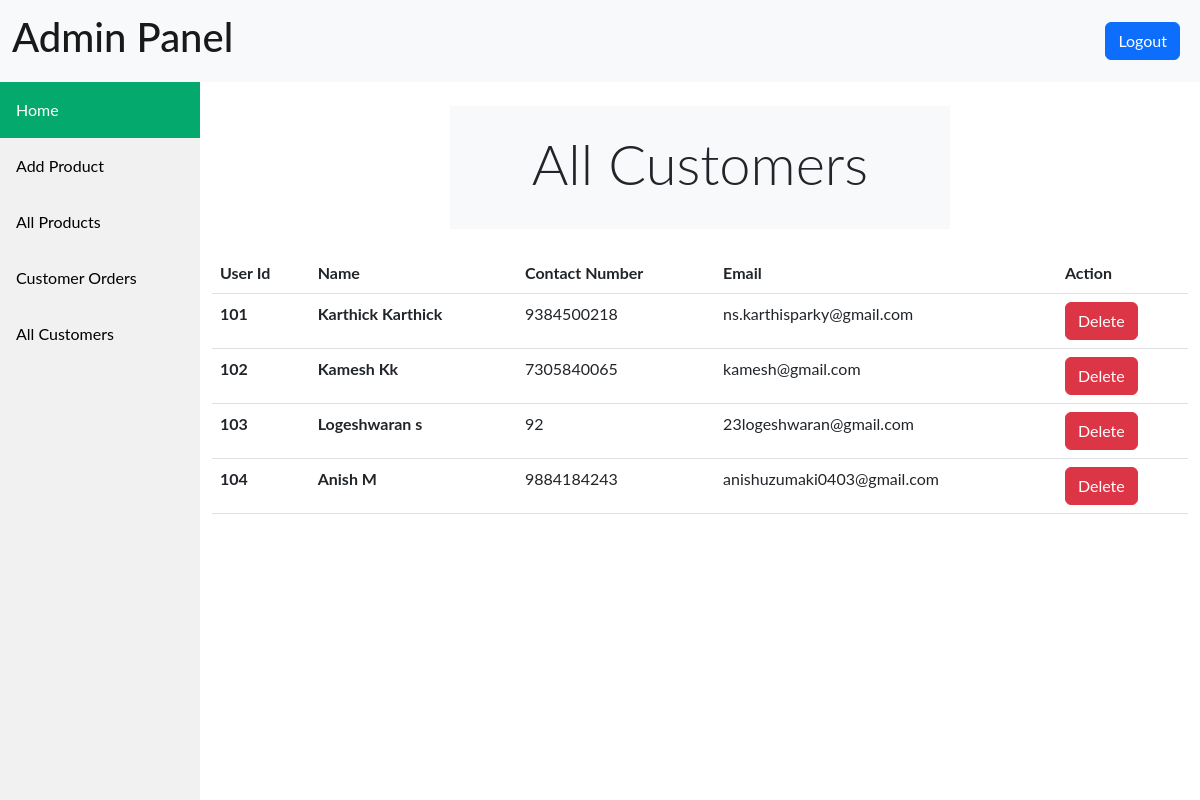
Page /admin/users.php (signed in) on the committed database.
### tables this page shows
CREATE TABLE `users` (
  `id` int(11) NOT NULL,
  `first_name` varchar(255) NOT NULL,
  `last_name` varchar(255) NOT NULL,
  `mobile` bigint(11) NOT NULL,
  `email` varchar(255) NOT NULL,
  `password` varchar(255) NOT NULL
);

### admin/users.php (the view, shortened to what this page needs)
<?php
require "includes/header.php";
?>
<div class="mainContainer">
    <?php require "includes/sidebar.php" ?>
    <div class="allContainer">
        <div class="container jumbotron jumbotron-fluid col-md-6 bg-light my-4 p-4 text-center">
            <div class="container">
                <h1 class="display-4">All Customers</h1>
            </div>
        </div>
        <div class="container">
            <table class="table container">
                <thead>
                    <tr>
                        <th scope="col">User Id</th>
                        <th scope="col">Name</th>
                        <th scope="col">Contact Number</th>
                        <th scope="col">Email</th>
                        <th scope="col">Action</th>
                    </tr>
                </thead>
                <tbody>
                    <?php require "includes/conn.php" ?>
                    <?php
                    $query = 'SELECT * FROM `users`';
                    $result = mysqli_query($conn, $query);
                    while ($row = mysqli_fetch_array($result)) {
                        echo "<tr><th>" . $row['id'] . "</th>";
                        echo "<th>" . $row['first_name'] . " " . $row['last_name'] ."</th>";
                        echo "<td>" . $row['mobile'] . "</td>";
                        echo "<td>" . $row['email'] . "</td>";
                        echo "<td>
                            <a href='scripts/delete_script_user.php?id={$row['id']}'><button type='button' class='btn btn-danger'>Delete</button></a>
                        </td></tr>";
                    }
                    ?>
                </tbody>
            </table>
        </div>
    </div>
</div>
</body>
</html>

### admin/css/style.css (style rules this page uses)
body { margin: 0; font-family: 'Lato', sans-serif; }
.mainContainer { top: 56px; position: sticky !important; display: flex; }
.allContainer { flex: 5; }

### rows in the picture
users: id "101", first_name "Karthick", last_name "Karthick", mobile "9384500218", email "ns.karthisparky@gmail.com"
users: id "102", first_name "Kamesh", last_name "Kk", mobile "7305840065", email "kamesh@gmail.com"
users: id "103", first_name "Logeshwaran", last_name "s", mobile "92", email "23logeshwaran@gmail.com"
users: id "104", first_name "Anish", last_name "M", mobile "9884184243", email "anishuzumaki0403@gmail.com"
